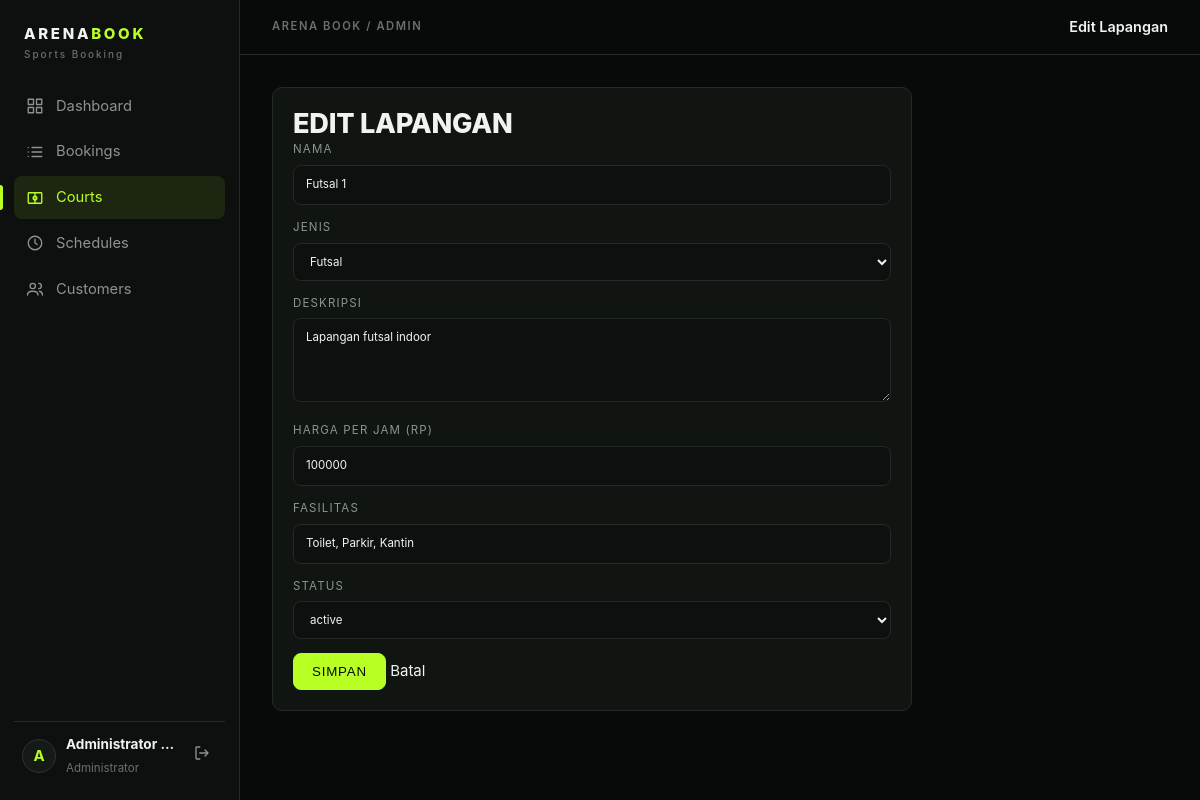
Screenshot of /admin/field_edit.php?id=1 (signed in) with the database file from the repository.
### tables this page shows
CREATE TABLE fields(id INT AUTO_INCREMENT PRIMARY KEY,name VARCHAR(100) NOT NULL,type ENUM('Futsal','Badminton') NOT NULL,description TEXT,price_per_hour INT NOT NULL,facilities VARCHAR(255),status ENUM('active','inactive') NOT NULL DEFAULT 'active',created_at TIMESTAMP DEFAULT CURRENT_TIMESTAMP,updated_at TIMESTAMP DEFAULT CURRENT_TIMESTAMP ON UPDATE CURRENT_TIMESTAMP);

### admin/field_edit.php (the view, shortened to what this page needs)
<?php
requireAdmin(); $pdo = db();
$id = filter_var($_GET['id'] ?? '', FILTER_VALIDATE_INT) ?: 0;
$f = ['name' => '', 'type' => 'Futsal', 'description' => '', 'price_per_hour' => '', 'facilities' => '', 'status' => 'active'];
if ($id) {
    $s = $pdo->prepare('SELECT * FROM fields WHERE id = ?'); $s->execute([$id]); $r = $s->fetch();
    $f = $r;
}
?>
<form method="post" class="card narrow"><h1><?= $id ? 'EDIT' : 'TAMBAH' ?> LAPANGAN</h1>
<label>Nama<input name="name" required value="<?= e($f['name']) ?>"></label>
<label>Jenis<select name="type"><?php foreach (['Futsal', 'Badminton'] as $t): ?><option <?= $f['type'] === $t ? 'selected' : '' ?>><?= $t ?></option><?php endforeach; ?></select></label>
<label>Deskripsi<textarea name="description"><?= e($f['description']) ?></textarea></label>
<label>Harga per jam (Rp)<input type="number" min="1" name="price_per_hour" required value="<?= e($f['price_per_hour']) ?>"></label>
<label>Fasilitas<input name="facilities" value="<?= e($f['facilities']) ?>"></label>
<label>Status<select name="status"><?php foreach (['active', 'inactive'] as $t): ?><option <?= $f['status'] === $t ? 'selected' : '' ?>><?= $t ?></option><?php endforeach; ?></select></label>
<button class="btn">SIMPAN</button> <a href="fields.php">Batal</a></form>

### assets/css/style.css (style rules this page uses)
:root { --bg:#080a09;--s1:#0d100e;--s2:#111512;--s3:#151a16;--bd:#242a26;--bd2:#2d342f;--tx:#f1f3f0;--mu:#8b948e;--mu2:#69716c;--ac:#b8ff24;--acs:rgba(184,255,36,.09);--red:#e5534b;--amb:#d9a441;--r:10px }
* { box-sizing:border-box }
html { -webkit-text-size-adjust:100% }
body { margin:0;background:var(--bg);color:var(--tx);font:15px/1.55 Inter,Manrope,system-ui,-apple-system,"Segoe UI",sans-serif }
a { color:inherit;text-decoration:none }
h1,h2,h3 { margin:0;line-height:1.2;letter-spacing:-.01em }
h1 { font-size:1.7rem;font-weight:800 }
.card { background:var(--s2);border:1px solid var(--bd);border-radius:var(--r);padding:20px;margin-bottom:16px;transition:border-color .2s,transform .2s }
.narrow { max-width:640px }
.btn { display:inline-flex;align-items:center;gap:8px;background:var(--ac);color:#0a0d05;border:1px solid var(--ac);border-radius:8px;padding:10px 18px;font:700 .8rem/1 inherit;letter-spacing:.06em;cursor:pointer;transition:.18s }
label { display:block;margin-bottom:14px;color:var(--mu);font-size:.72rem;letter-spacing:.1em;text-transform:uppercase }
input,select,textarea { width:100%;margin-top:6px;padding:10px 12px;background:var(--s1);color:var(--tx);border:1px solid var(--bd);border-radius:8px;font:inherit;letter-spacing:0;text-transform:none;transition:.18s;color-scheme:dark }
textarea { min-height:84px;resize:vertical }

### rows the page displays
fields: name "Futsal 1", type "Futsal", description "Lapangan futsal indoor", price_per_hour "100000", facilities "Toilet, Parkir, Kantin", status "active"

### other values shown
$m[2] "Dashboard"
$m[2] "Bookings"
$m[2] "Courts"
$m[2] "Schedules"
$m[2] "Customers"
mb_substr($u['name'], 0, 1) "A"
$u['name'] "Administrator…"
$title "Edit Lapangan"
